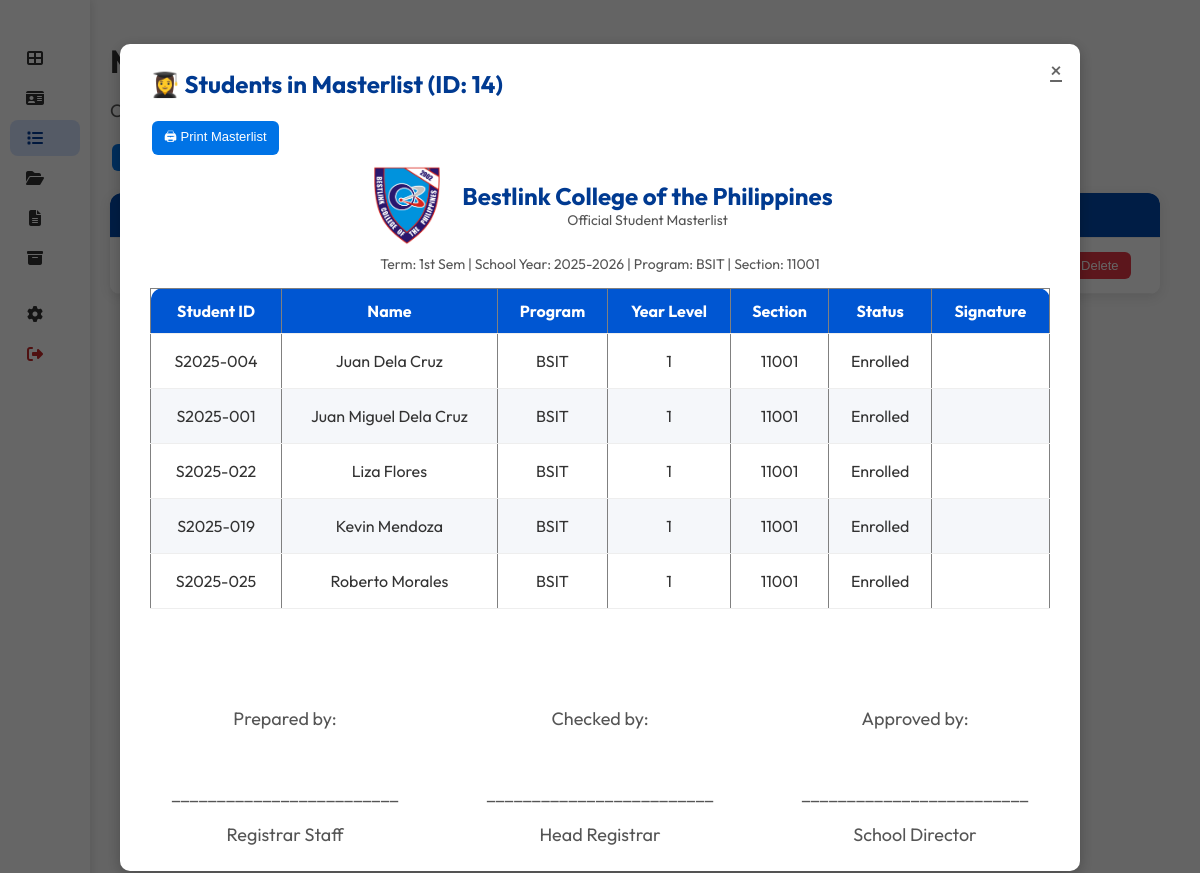
The page /staff/Masterlist.php?view_students=14 (signed in) on the database its author committed.
### tables this page shows
CREATE TABLE `masterlists` (
  `masterlist_id` int(11) NOT NULL,
  `term` varchar(255) DEFAULT NULL,
  `year` varchar(255) DEFAULT NULL,
  `program` varchar(255) DEFAULT NULL,
  `section` varchar(50) DEFAULT NULL,
  `year_level` int(11) DEFAULT NULL,
  `generated_by` int(11) DEFAULT NULL,
  `generation_date` timestamp NOT NULL DEFAULT current_timestamp() ON UPDATE current_timestamp()
);

CREATE TABLE `students` (
  `student_id` varchar(255) NOT NULL,
  `user_id` int(11) DEFAULT NULL,
  `first_name` varchar(255) DEFAULT NULL,
  `last_name` varchar(255) DEFAULT NULL,
  `birthdate` date DEFAULT NULL,
  `gender` varchar(255) DEFAULT NULL,
  `program` varchar(50) NOT NULL,
  `year_level` int(11) DEFAULT NULL,
  `section` int(10) NOT NULL,
  `student_status` varchar(255) DEFAULT NULL,
  `photo_path` text DEFAULT NULL,
  `date_registered` date DEFAULT NULL,
  `email` varchar(255) DEFAULT NULL,
  `contact_no` varchar(255) DEFAULT NULL
);

### staff/Masterlist.php (the view, shortened to what this page needs)
<?php
require_once __DIR__ . "/../Database/connection.php";
$sql = "SELECT m.masterlist_id, m.term, m.year, m.program, m.section, m.generation_date, u.username
        FROM masterlists m
        LEFT JOIN users u ON m.generated_by = u.user_id
        ORDER BY m.generation_date DESC";
$result = $conn->query($sql);
$masterlists = $result->fetch_all(MYSQLI_ASSOC);
$students_in_masterlist = [];
$masterlist_info = null;
$viewing_masterlist = null;
if (isset($_GET['view_students'])) {
    $viewing_masterlist = intval($_GET['view_students']);
    $stmt = $conn->prepare("
        SELECT s.student_id, s.first_name, s.last_name, s.program, s.year_level, s.student_status, s.section
        FROM masterlist_details md
        JOIN students s ON md.student_id = s.student_id
        WHERE md.masterlist_id = ?
        ORDER BY s.last_name ASC
    ");
    $stmt->bind_param("i", $viewing_masterlist);
    $stmt->execute();
    $students_in_masterlist = $stmt->get_result()->fetch_all(MYSQLI_ASSOC);
    $info_stmt = $conn->prepare("SELECT term, year, program, section FROM masterlists WHERE masterlist_id = ?");
    $info_stmt->bind_param("i", $viewing_masterlist);
    $info_stmt->execute();
    $masterlist_info = $info_stmt->get_result()->fetch_assoc();
}
?>
<!DOCTYPE html>
<html lang="en">
<head>
<link rel="stylesheet" href="../components/css/masterlists.css">
</head>
<body>
<?php include 'StaffSidenav.php'; ?>
<div class="container">
    <h1> Masterlist Manager</h1>
    <p>Create, view, and print student masterlists per term, year, program, and section.</p>
    <div class="actions">
        <button class="primary" onclick="openCreateModal()">+ Create New Masterlist</button>
    </div>
    <div class="table-wrapper">
        <table>
            <thead>
                <tr>
                    <th>ID</th><th>Term</th><th>Year</th><th>Program</th><th>Section</th><th>Generated By</th><th>Date</th><th>Actions</th>
                </tr>
            </thead>
            <tbody>
                <?php foreach ($masterlists as $m): ?>
                <tr>
                    <td><?= $m['masterlist_id'] ?></td>
                    <td><?= htmlspecialchars($m['term']) ?></td>
                    <td><?= htmlspecialchars($m['year']) ?></td>
                    <td><?= htmlspecialchars($m['program']) ?></td>
                    <td><?= htmlspecialchars($m['section']) ?></td>
                    <td><?= htmlspecialchars($m['username']) ?></td>
                    <td><?= $m['generation_date'] ?></td>
                    <td>
                        <a href="?view_students=<?= $m['masterlist_id'] ?>"><button> View</button></a>
                        <a href="?view_students=<?= $m['masterlist_id'] ?>#print"><button> Print</button></a>
                        <a href="?delete_masterlist=<?= $m['masterlist_id'] ?>" onclick="return confirm('Are you sure you want to delete this masterlist?');"><button class="danger"> Delete</button></a>
                    </td>
                </tr>
                <?php endforeach; ?>
            </tbody>
        </table>
    </div>
</div>
<?php if ($viewing_masterlist): ?>
<div id="studentsModal" class="modal" style="display:flex;">
    <div class="modal-content wide">
        <a href="Masterlist.php" class="close">&times;</a>
        <h2>👩‍🎓 Students in Masterlist (ID: <?= $viewing_masterlist ?>)</h2>
        <button onclick="window.print()" class="primary" style="margin-bottom:10px;">🖨 Print Masterlist</button>
        <div id="printArea">
            <div style="display:flex; align-items:center; justify-content:center; margin-bottom:10px; gap:15px;">
                <img src="../components/img/bcpp.png" alt="School Logo" style="width:80px; height:80px;">
                <div style="text-align:center;">
                    <h2 style="margin:0; font-weight:700;">Bestlink College of the Philippines</h2>
                    <p style="margin:0; font-size:14px;">Official Student Masterlist</p>
                </div>
            </div>
            <p style="text-align:center; margin:0 0 15px; font-size:14px;">
                Term: <?= htmlspecialchars($masterlist_info['term']) ?> |
                School Year: <?= htmlspecialchars($masterlist_info['year']) ?> |
                Program: <?= htmlspecialchars($masterlist_info['program']) ?> |
                Section: <?= htmlspecialchars($masterlist_info['section']) ?>
            </p>
            <table border="1" cellspacing="0" cellpadding="7" width="100%" style="border-collapse:collapse; font-size:13px;">
                <thead style="background:#0056d2; color:white;">
                    <tr>
                        <th>Student ID</th><th>Name</th><th>Program</th><th>Year Level</th><th>Section</th><th>Status</th><th>Signature</th>
                    </tr>
                </thead>
                <tbody>
                    <?php if ($students_in_masterlist): ?>
                        <?php foreach ($students_in_masterlist as $i => $s): ?>
                        <tr style="background:<?= $i % 2 === 0 ? '#fff' : '#f5f7fa' ?>;">
                            <td><?= $s['student_id'] ?></td>
                            <td><?= htmlspecialchars($s['first_name'] . " " . $s['last_name']) ?></td>
                            <td><?= htmlspecialchars($s['program']) ?></td>
                            <td><?= htmlspecialchars($s['year_level']) ?></td>
                            <td><?= htmlspecialchars($s['section']) ?></td>
                            <td><?= htmlspecialchars($s['student_status']) ?></td>
                            <td style="height:30px;"></td>
                        </tr>
                        <?php endforeach; ?>
                    <?php else: ?>
                        <tr><td colspan="7">No students in this masterlist yet.</td></tr>
                    <?php endif; ?>
                </tbody>
            </table>
            <br><br>
            <div style="display:flex; justify-content:space-between; margin-top:40px; font-size:13px;">
                <div style="text-align:center; width:30%;">
                    <p>Prepared by:</p><br>
                    <p>_________________________</p>
                    <p>Registrar Staff</p>
                </div>
                <div style="text-align:center; width:30%;">
                    <p>Checked by:</p><br>
                    <p>_________________________</p>
                    <p>Head Registrar</p>
                </div>
                <div style="text-align:center; width:30%;">
                    <p>Approved by:</p><br>
                    <p>_________________________</p>
                    <p>School Director</p>
                </div>
            </div>
        </div>
    </div>
</div>
<?php endif; ?>
</body>
</html>

### components/css/masterlists.css (style rules this page uses)
body { margin: 0; font-family: 'Outfit', sans-serif; background: url('../img/bg.jpg') no-repeat center center fixed; background-size: cover; min-height: 100vh; }
.container { flex: 1; margin-left: 240px; padding: 20px 40px; transition: margin-left 0.3s ease; box-sizing: border-box; position: relative; background: none; }
.sidebar.collapsed ~ .content, .sidebar.collapsed ~ .container { margin-left: 70px; }
h1 { font-size: 32px; margin-bottom: 10px; }
p { font-size: 18px; color: #555; }
.actions { margin: 20px 0; }
.table-wrapper { width: 100%; border-collapse: collapse; background: #fff; border-radius: 10px; overflow: hidden; box-shadow: 0 3px 12px rgba(0,0,0,0.1); }
table { width: 100%; border-collapse: separate; border-spacing: 0; background: white; }
table thead { background: #004aad; color: #fff; }
table th, table td { padding: 12px 15px; text-align: center; border-bottom: 1px solid #eee; font-size: 16px; }
table th:first-child { border-top-left-radius: 12px; }
table th:last-child { border-top-right-radius: 12px; }
button { padding: 6px 12px; margin: 2px; border: none; border-radius: 6px; cursor: pointer; font-size: 13px; }
button.primary { background: #0073e6; color: #fff; }
button.danger { background: #e63946; color: #fff; }
.modal { display: none; position: fixed; top: 0; left: 0; width: 100%; height: 100%; background: rgba(0,0,0,0.6); justify-content: center; align-items: center; z-index: 1000; overflow: hidden; }
.modal-content { background: #fff; padding: 25px 30px; border-radius: 10px; width: 600px; max-width: 95%; max-height: 85vh; overflow-y: auto; position: relative; box-shadow: 0 4px 15px rgba(0,0,0,0.25); transition: all 0.2s ease-in-out; }
.modal-content.wide { width: 900px; max-width: 95%; max-height: 85vh; overflow-y: auto; }
.modal-content h2 { margin-top: 0; font-weight: 700; color: #003a91; }
.close { position: absolute; top: 12px; right: 18px; font-size: 22px; cursor: pointer; color: #666; transition: color 0.2s ease; }

### staff/StaffSidenav.php (style rules this page uses)
body { margin: 0; font-family: 'Outfit', sans-serif; background: #f9f9f9; color: #333; display: flex; }

### rows shown on the page
masterlists: term "1st Sem", year "2025-2026", program "BSIT", section "11001"
students: student_id "S2025-004", first_name+last_name "Juan Dela Cruz", program "BSIT", year_level "1", section "11001", student_status "Enrolled"
students: student_id "S2025-001", first_name+last_name "Juan Miguel Dela Cruz", program "BSIT", year_level "1", section "11001", student_status "Enrolled"
students: student_id "S2025-022", first_name+last_name "Liza Flores", program "BSIT", year_level "1", section "11001", student_status "Enrolled"
students: student_id "S2025-019", first_name+last_name "Kevin Mendoza", program "BSIT", year_level "1", section "11001", student_status "Enrolled"
students: student_id "S2025-025", first_name+last_name "Roberto Morales", program "BSIT", year_level "1", section "11001", student_status "Enrolled"

### other values the page prints
$viewing_masterlist "14"
